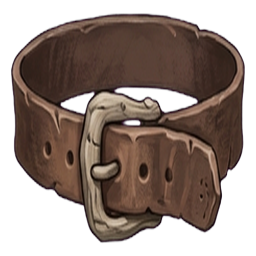
#> input picture grimhollow/src/assets/item/armor/inv/t1_belt.png, 256 x 256 px
$ python prep_city_art.py ../src/assets/item/armor/inv/t1_belt.png ../src/assets/item/armor/inv/t2_belt.png
#> lines starting #> are read from the running program, lines starting #| are printed output that depends on the picture
# -*- coding: utf-8 -*-
"""
Preparo da arte da CIDADE (§28 do PROMPTS.md) para entrar no jogo.

Duas correções que a arte gerada quase sempre precisa:

1. XADREZ PINTADO (`--prop`). O gerador entrega o "fundo transparente" DESENHADO
   como um xadrez cinza/branco dentro da própria imagem — o alfa vem 100% opaco.
   Recortar por cor não serve aqui: a lanterna tem VIDRO, e o xadrez aparece
   ATRAVÉS dele. Furar ali deixaria buraco no lugar do vidro.

   A saída é que o xadrez é justamente um par de fundos conhecidos alternando a
   cada 20,5 px. Como cada pixel vale  P = α·C + (1-α)·B , comparar a média dos
   quadrados CLAROS com a dos ESCUROS numa vizinhança pequena elimina C:

       média_claro - média_escuro = (1-α)·(255-194)

   e daí sai o α de cada pixel — 1 na madeira, 0 no fundo, e um meio-termo de
   verdade no vidro. Com o α na mão, a cor real é C = (P - (1-α)·B) / α.

2. MARCA D'ÁGUA (`--marca X Y`). Sobra uma "estrelinha" branca de quatro pontas num
   canto. É um borrão PEQUENO e MUITO mais claro que a vizinhança — as duas
   condições juntas (senão o detector come as áreas claras da própria textura,
   como o reboco entre as madeiras da taipa).

  python3 scripts/prep_city_art.py <entrada.png> <saida.png> [--prop] [--marca X Y [R]]
"""
import sys
from collections import deque

import numpy as np
from PIL import Image

PERIODO = 1024 / 50.0   # lado do quadrado do xadrez (medido na arte)
B_CLARO, B_ESCURO = 255.0, 194.0


# [184 lines left out: functions caixa, inunda_da_borda, recorta_xadrez, preenche, componentes, tira_marca, not called in this run]


def main() -> None:
    ent, sai = sys.argv[1], sys.argv[2]
    im = Image.open(ent).convert("RGBA")
#> im is the input picture: PIL image 256x256 RGBA; mean R, G, B, A 57.9, 43, 35.9, 158.9
    a = np.array(im)
    rgb, alpha = a[..., :3], a[..., 3]
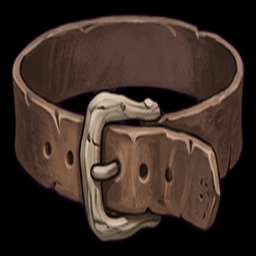
#> rgb: shape (256, 256, 3); mean R, G, B 57.9, 43, 35.9
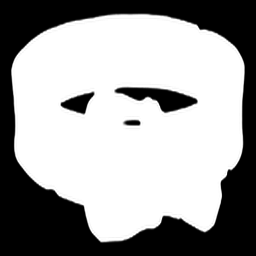
#> alpha: shape (256, 256); min 0, max 255, mean 158.9

    if "--prop" in sys.argv:
        rgb, alpha = recorta_xadrez(rgb, "--vidro" in sys.argv)
        op = (alpha > 250).mean() * 100
        meio = ((alpha > 20) & (alpha < 235)).mean() * 100
        print(f"    recorte: {(alpha == 0).mean() * 100:.1f}% transparente, "
              f"{op:.1f}% opaco, {meio:.1f}% translúcido (vidro)")
    if "--marca" in sys.argv:
        k = sys.argv.index("--marca")
        cx, cy = int(sys.argv[k + 1]), int(sys.argv[k + 2])
        raio = int(sys.argv[k + 3]) if len(sys.argv) > k + 3 and sys.argv[k + 3].isdigit() else 46
        rgb = tira_marca(rgb, (cx, cy), raio)

    Image.fromarray(np.dstack([rgb, alpha])).save(sai)
    print(f"    → {sai}")


if __name__ == "__main__":
    main()

$ run again, on grimhollow/src/assets/item/armor/inv/t1_head.png
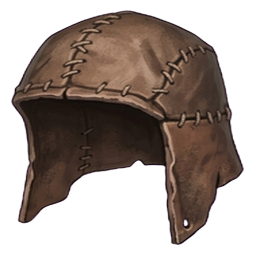
#> input picture grimhollow/src/assets/item/armor/inv/t1_head.png, 256 x 256 px
#> in main, im is the input picture: PIL image 256x256 RGBA; mean R, G, B, A 45.7, 34.3, 28.2, 133.3
#> in main, `rgb, alpha = a[..., :3], a[..., 3]`:
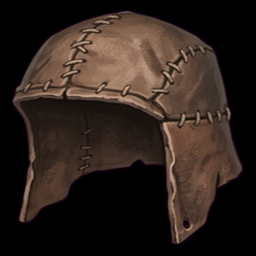
#> rgb: shape (256, 256, 3); mean R, G, B 45.7, 34.3, 28.2
#> in main, `rgb, alpha = a[..., :3], a[..., 3]`:
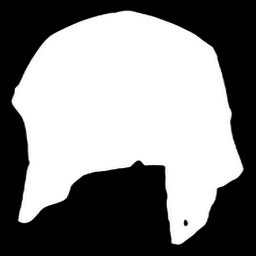
#> alpha: shape (256, 256); min 0, max 255, mean 133.3
